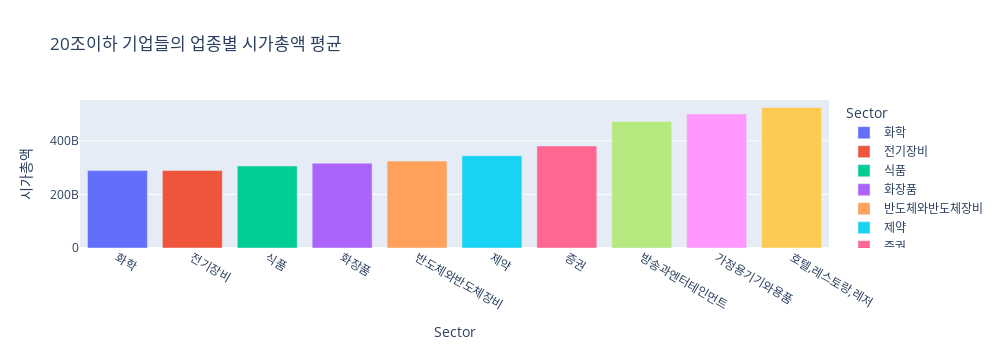
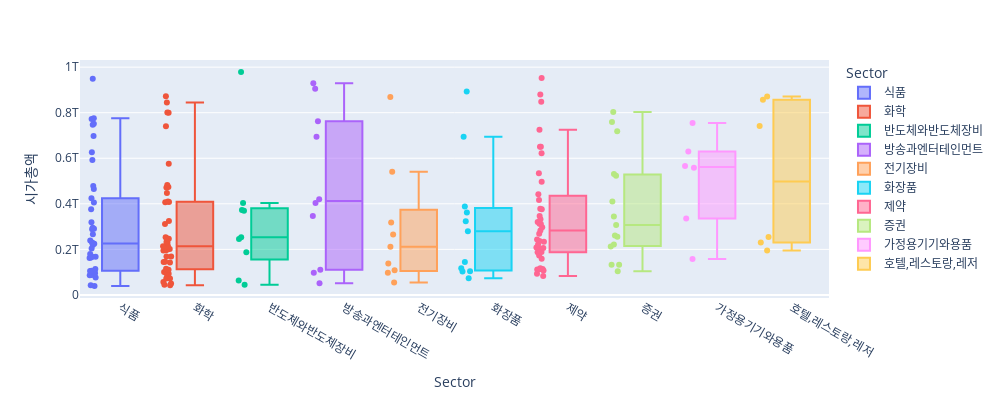

The code cell stored with these charts, in order, in its notebook:
### Code cell
#KOSPI or KOSDAQ시가총액 합과 평균
companies = marketData[marketData['시장구분'] == market].sort_values(by=['시가총액'])
hist(companies, "시가총액")
companies = companies.loc[companies['시가총액'] < 1.0*10**12] #상위 시가총액을 가진 기업 필터링 KOSPI 10**12, KOSDAQ 10**11

groupby_sum_cap = companies.groupby('Sector')['시가총액'].agg(시가총액='sum', count='count').reset_index().sort_values("시가총액")
groupby_mean_cap = companies.groupby('Sector')['시가총액'].agg(시가총액='mean', count='count').reset_index().sort_values("시가총액")
groupby_var_cap = companies.groupby('Sector')['시가총액'].agg(시가총액='var',count='count').reset_index().sort_values("시가총액")

groupby_mean_cap = groupby_mean_cap.loc[groupby_mean_cap['count'] > 5] #상위 시가총액을 가진 기업 필터링 KOSPI 10**12, KOSDAQ 10**11

sum_top10_cap = groupby_sum_cap[-10:]
mean_top10_cap = groupby_mean_cap[-10:]
var_top10_cap = groupby_mean_cap

#bar(sum_top10_cap, 'Sector', '시가총액', title='20조이하 기업들의 업종별 시가총액 합')
bar(mean_top10_cap, 'Sector', '시가총액', title='20조이하 기업들의 업종별 시가총액 평균')
#bar(var_top10_cap, 'Sector', '시가총액', title='20조이하 기업들의 업종별 시가총액 분산')


filtered = companies.loc[companies['Sector'].isin(mean_top10_cap["Sector"])]
boxplot(filtered, "Sector", "시가총액")

### Figure 1 — Plotly figure (JSON) as saved in the notebook; plotly's stock layout.template omitted (floating-point values rounded to 4 significant figures)
{"data": [{"alignmentgroup": "True", "hovertemplate": "Sector=%{x}<br>시가총액=%{y}<extra></extra>", "legendgroup": "화학", "marker": {"color": "#636efa", "pattern": {"shape": ""}}, "name": "화학", "offsetgroup": "화학", "orientation": "v", "showlegend": true, "textposition": "auto", "type": "bar", "x": ["화학"], "xaxis": "x", "y": [289100000000.0], "yaxis": "y"}, {"alignmentgroup": "True", "hovertemplate": "Sector=%{x}<br>시가총액=%{y}<extra></extra>", "legendgroup": "전기장비", "marker": {"color": "#EF553B", "pattern": {"shape": ""}}, "name": "전기장비", "offsetgroup": "전기장비", "orientation": "v", "showlegend": true, "textposition": "auto", "type": "bar", "x": ["전기장비"], "xaxis": "x", "y": [289200000000.0], "yaxis": "y"}, {"alignmentgroup": "True", "hovertemplate": "Sector=%{x}<br>시가총액=%{y}<extra></extra>", "legendgroup": "식품", "marker": {"color": "#00cc96", "pattern": {"shape": ""}}, "name": "식품", "offsetgroup": "식품", "orientation": "v", "showlegend": true, "textposition": "auto", "type": "bar", "x": ["식품"], "xaxis": "x", "y": [306400000000.0], "yaxis": "y"}, {"alignmentgroup": "True", "hovertemplate": "Sector=%{x}<br>시가총액=%{y}<extra></extra>", "legendgroup": "화장품", "marker": {"color": "#ab63fa", "pattern": {"shape": ""}}, "name": "화장품", "offsetgroup": "화장품", "orientation": "v", "showlegend": true, "textposition": "auto", "type": "bar", "x": ["화장품"], "xaxis": "x", "y": [316600000000.0], "yaxis": "y"}, {"alignmentgroup": "True", "hovertemplate": "Sector=%{x}<br>시가총액=%{y}<extra></extra>", "legendgroup": "반도체와반도체장비", "marker": {"color": "#FFA15A", "pattern": {"shape": ""}}, "name": "반도체와반도체장비", "offsetgroup": "반도체와반도체장비", "orientation": "v", "showlegend": true, "textposition": "auto", "type": "bar", "x": ["반도체와반도체장비"], "xaxis": "x", "y": [324300000000.0], "yaxis": "y"}, {"alignmentgroup": "True", "hovertemplate": "Sector=%{x}<br>시가총액=%{y}<extra></extra>", "legendgroup": "제약", "marker": {"color": "#19d3f3", "pattern": {"shape": ""}}, "name": "제약", "offsetgroup": "제약", "orientation": "v", "showlegend": true, "textposition": "auto", "type": "bar", "x": ["제약"], "xaxis": "x", "y": [344600000000.0], "yaxis": "y"}, {"alignmentgroup": "True", "hovertemplate": "Sector=%{x}<br>시가총액=%{y}<extra></extra>", "legendgroup": "증권", "marker": {"color": "#FF6692", "pattern": {"shape": ""}}, "name": "증권", "offsetgroup": "증권", "orientation": "v", "showlegend": true, "textposition": "auto", "type": "bar", "x": ["증권"], "xaxis": "x", "y": [381000000000.0], "yaxis": "y"}, {"alignmentgroup": "True", "hovertemplate": "Sector=%{x}<br>시가총액=%{y}<extra></extra>", "legendgroup": "방송과엔터테인먼트", "marker": {"color": "#B6E880", "pattern": {"shape": ""}}, "name": "방송과엔터테인먼트", "offsetgroup": "방송과엔터테인먼트", "orientation": "v", "showlegend": true, "textposition": "auto", "type": "bar", "x": ["방송과엔터테인먼트"], "xaxis": "x", "y": [472306261559], "yaxis": "y"}, {"alignmentgroup": "True", "hovertemplate": "Sector=%{x}<br>시가총액=%{y}<extra></extra>", "legendgroup": "가정용기기와용품", "marker": {"color": "#FF97FF", "pattern": {"shape": ""}}, "name": "가정용기기와용품", "offsetgroup": "가정용기기와용품", "orientation": "v", "showlegend": true, "textposition": "auto", "type": "bar", "x": ["가정용기기와용품"], "xaxis": "x", "y": [500300000000.0], "yaxis": "y"}, {"alignmentgroup": "True", "hovertemplate": "Sector=%{x}<br>시가총액=%{y}<extra></extra>", "legendgroup": "호텔,레스토랑,레저", "marker": {"color": "#FECB52", "pattern": {"shape": ""}}, "name": "호텔,레스토랑,레저", "offsetgroup": "호텔,레스토랑,레저", "orientation": "v", "showlegend": true, "textposition": "auto", "type": "bar", "x": ["호텔,레스토랑,레저"], "xaxis": "x", "y": [524800000000.0], "yaxis": "y"}], "layout": {"barmode": "relative", "height": 350, "legend": {"title": {"text": "Sector"}, "tracegroupgap": 0}, "title": {"text": "20조이하 기업들의 업종별 시가총액 평균"}, "width": 1000, "xaxis": {"anchor": "y", "categoryarray": ["화학", "전기장비", "식품", "화장품", "반도체와반도체장비", "제약", "증권", "방송과엔터테인먼트", "가정용기기와용품", "호텔,레스토랑,레저"], "categoryorder": "array", "domain": [0, 1], "title": {"text": "Sector"}}, "yaxis": {"anchor": "x", "domain": [0, 1], "title": {"text": "시가총액"}}}}

### Figure 2 — Plotly figure (JSON) as saved in the notebook; plotly's stock layout.template omitted (floating-point values rounded to 4 significant figures)
{"data": [{"alignmentgroup": "True", "boxpoints": "all", "customdata": [["한성기업"], ["동원수산"], ["우성"], ["사조오양"], ["사조씨푸드"], ["서울식품"], ["마니커"], ["보락"], ["조흥"], ["크라운해태홀딩스"], ["웰바이오텍"], ["크라운제과"], ["CJ씨푸드"], ["샘표"], ["샘표식품"], ["신라교역"], ["고려산업"], ["팜스코"], ["해태제과식품"], ["사조동아원"], ["사조산업"], ["사조대림"], ["대한제분"], ["선진"], ["남양유업"], ["대한제당"], ["대상홀딩스"], ["교촌에프앤비"], ["농심홀딩스"], ["롯데푸드"], ["HLB글로벌"], ["삼양사"], ["빙그레"], ["풀무원"], ["동원F&B"], ["삼양홀딩스"], ["SPC삼립"], ["롯데제과"], ["대상"], ["삼양식품"], ["동원산업"], ["오리온홀딩스"]], "hovertemplate": "Sector=%{x}<br>시가총액=%{y}<br>종목명=%{customdata[0]}<extra></extra>", "legendgroup": "식품", "marker": {"color": "#636efa"}, "name": "식품", "notched": false, "offsetgroup": "식품", "orientation": "v", "showlegend": true, "type": "box", "x": ["식품", "식품", "식품", "식품", "식품", "식품", "식품", "식품", "식품", "식품", "식품", "식품", "식품", "식품", "식품", "식품", "식품", "식품", "식품", "식품", "식품", "식품", "식품", "식품", "식품", "식품", "식품", "식품", "식품", "식품", "식품", "식품", "식품", "식품", "식품", "식품", "식품", "식품", "식품", "식품", "식품", "식품"], "x0": " ", "xaxis": "x", "y": [38685278450, 42815006000, 76014000000, 86500744020, 87470198440, 95562667545, 98124847260, 102429000000, 104400000000, 105267690230, 105959205880, 106327486500, 113900550410, 161619960000, 164458296000, 167200000000, 167842330250, 179966920700, 204108922220, 218774130000, 224500000000, 225904111550, 229840000000, 238985020200, 266760000000, 288822987600, 290424554760, 294793972000, 319079952000, 376016105000, 405213693570, 424914098800, 464486013150, 478412802100, 592375534000, 626048210100, 697223927200, 747547530500, 751862142500, 772134037500, 775982251000, 949078143300], "y0": " ", "yaxis": "y"}, {"alignmentgroup": "True", "boxpoints": "all", "customdata": [["이화산업"], ["진양화학"], ["WISCOM"], ["진양폴리"], ["성보화학"], ["영보화학"], ["삼영화학"], ["동방아그로"], ["진양산업"], ["조비"], ["SH에너지화학"], ["카프로"], ["대한화섬"], ["미원화학"], ["한국석유"], ["태경케미컬"], ["그린케미칼"], ["한농화성"], ["백광산업"], ["동성케미컬"], ["진양홀딩스"], ["AK홀딩스"], ["동남합성"], ["경농"], ["경인양행"], ["KPX케미칼"], ["금양"], ["삼영무역"], ["KPX홀딩스"], ["미원홀딩스"], ["테이팩스"], ["이수화학"], ["애경케미칼"], ["코오롱플라스틱"], ["국도화학"], ["코스모화학"], ["남해화학"], ["송원산업"], ["효성화학"], ["파미셀"], ["유니드"], ["TKG휴켐스"], ["대한유화"], ["미원상사"]], "hovertemplate": "Sector=%{x}<br>시가총액=%{y}<br>종목명=%{customdata[0]}<extra></extra>", "legendgroup": "화학", "marker": {"color": "#EF553B"}, "name": "화학", "notched": false, "offsetgroup": "화학", "orientation": "v", "showlegend": true, "type": "box", "x": ["화학", "화학", "화학", "화학", "화학", "화학", "화학", "화학", "화학", "화학", "화학", "화학", "화학", "화학", "화학", "화학", "화학", "화학", "화학", "화학", "화학", "화학", "화학", "화학", "화학", "화학", "화학", "화학", "화학", "화학", "화학", "화학", "화학", "화학", "화학", "화학", "화학", "화학", "화학", "화학", "화학", "화학", "화학", "화학"], "x0": " ", "xaxis": "x", "y": [42560000000, 45060000000, 50270716640, 57200000000, 71971900000, 72500000000, 83300000000, 93416578220, 96070000000, 100989048550, 110578061350, 115200000000, 142096000000, 144931761200, 145347674000, 168780000000, 168960000000, 195463025000, 196518030625, 199007360640, 201223051200, 213285732100, 213351000000, 213772196250, 228890007500, 231836000000, 246067420500, 247457103200, 253056295400, 310880000000, 325046085000, 406811365200, 407676181420, 410400000000, 447827615200, 472028370700, 473439373790, 482400000000, 575817743000, 740493032500, 800085870000, 801220324800, 845000000000, 872235000000], "y0": " ", "yaxis": "y"}, {"alignmentgroup": "True", "boxpoints": "all", "customdata": [["미래산업"], ["한국전자홀딩스"], ["디아이"], ["유니퀘스트"], ["케이씨"], ["KEC"], ["케이씨텍"], ["신성이엔지"], ["해성디에스"]], "hovertemplate": "Sector=%{x}<br>시가총액=%{y}<br>종목명=%{customdata[0]}<extra></extra>", "legendgroup": "반도체와반도체장비", "marker": {"color": "#00cc96"}, "name": "반도체와반도체장비", "notched": false, "offsetgroup": "반도체와반도체장비", "orientation": "v", "showlegend": true, "type": "box", "x": ["반도체와반도체장비", "반도체와반도체장비", "반도체와반도체장비", "반도체와반도체장비", "반도체와반도체장비", "반도체와반도체장비", "반도체와반도체장비", "반도체와반도체장비", "반도체와반도체장비"], "x0": " ", "xaxis": "x", "y": [44965270700, 63652264960, 186775935050, 245593795500, 253460622800, 369107759550, 372378774600, 403462375960, 979200000000], "y0": " ", "yaxis": "y"}, {"alignmentgroup": "True", "boxpoints": "all", "customdata": [["갤럭시아에스엠"], ["아센디오"], ["IHQ"], ["YG PLUS"], ["스카이라이프"], ["LG헬로비전"], ["콘텐트리중앙"], ["SBS"], ["CJ CGV"], ["티와이홀딩스"]], "hovertemplate": "Sector=%{x}<br>시가총액=%{y}<br>종목명=%{customdata[0]}<extra></extra>", "legendgroup": "방송과엔터테인먼트", "marker": {"color": "#ab63fa"}, "name": "방송과엔터테인먼트", "notched": false, "offsetgroup": "방송과엔터테인먼트", "orientation": "v", "showlegend": true, "type": "box", "x": ["방송과엔터테인먼트", "방송과엔터테인먼트", "방송과엔터테인먼트", "방송과엔터테인먼트", "방송과엔터테인먼트", "방송과엔터테인먼트", "방송과엔터테인먼트", "방송과엔터테인먼트", "방송과엔터테인먼트", "방송과엔터테인먼트"], "x0": " ", "xaxis": "x", "y": [51655582500, 97818673140, 111013719450, 346958872700, 404095612700, 419762008300, 694996563750, 762045298500, 905257143550, 929459141000], "y0": " ", "yaxis": "y"}, {"alignmentgroup": "True", "boxpoints": "all", "customdata": [["선도전기"], ["가온전선"], ["대원전선"], ["광명전기"], ["LS전선아시아"], ["일진전기"], ["일진홀딩스"], ["효성중공업"], ["현대일렉트릭"]], "hovertemplate": "Sector=%{x}<br>시가총액=%{y}<br>종목명=%{customdata[0]}<extra></extra>", "legendgroup": "전기장비", "marker": {"color": "#FFA15A"}, "name": "전기장비", "notched": false, "offsetgroup": "전기장비", "orientation": "v", "showlegend": true, "type": "box", "x": ["전기장비", "전기장비", "전기장비", "전기장비", "전기장비", "전기장비", "전기장비", "전기장비", "전기장비"], "x0": " ", "xaxis": "x", "y": [54000000000, 96936085100, 108306623670, 138463679925, 211924162680, 265495592400, 318291265350, 540823784000, 868735953500], "y0": " ", "yaxis": "y"}, {"alignmentgroup": "True", "boxpoints": "all", "customdata": [["제이준코스메틱"], ["토니모리"], ["한국화장품제조"], ["한국화장품"], ["에이블씨엔씨"], ["현대퓨처넷"], ["한국콜마홀딩스"], ["잇츠한불"], ["애경산업"], ["코스맥스"], ["한국콜마"]], "hovertemplate": "Sector=%{x}<br>시가총액=%{y}<br>종목명=%{customdata[0]}<extra></extra>", "legendgroup": "화장품", "marker": {"color": "#19d3f3"}, "name": "화장품", "notched": false, "offsetgroup": "화장품", "orientation": "v", "showlegend": true, "type": "box", "x": ["화장품", "화장품", "화장품", "화장품", "화장품", "화장품", "화장품", "화장품", "화장품", "화장품", "화장품"], "x0": " ", "xaxis": "x", "y": [73441566396, 103315361705, 103556200000, 117457080000, 144358671060, 279364465575, 323234910600, 361833697500, 388226044500, 694589950800, 893510079000], "y0": " ", "yaxis": "y"}, {"alignmentgroup": "True", "boxpoints": "all", "customdata": [["초록뱀헬스케어"], ["코스맥스비티아이"], ["삼일제약"], ["명문제약"], ["유유제약"], ["국제약품"], ["팜젠사이언스"], ["종근당바이오"], ["경보제약"], ["제일파마홀딩스"], ["현대약품"], ["일성신약"], ["동성제약"], ["JW생명과학"], ["삼성제약"], ["JW홀딩스"], ["에이프로젠제약"], ["한독"], ["일동홀딩스"], ["종근당홀딩스"], ["동화약품"], ["제일약품"], ["환인제약"], ["하나제약"], ["광동제약"], ["삼진제약"], ["유나이티드제약"], ["대원제약"], ["이연제약"], ["일양약품"], ["동아에스티"], ["JW중외제약"], ["부광약품"], ["영진약품"], ["동아쏘시오홀딩스"], ["보령"], ["일동제약"], ["한올바이오파마"], ["녹십자홀딩스"]], "hovertemplate": "Sector=%{x}<br>시가총액=%{y}<br>종목명=%{customdata[0]}<extra></extra>", "legendgroup": "제약", "marker": {"color": "#FF6692"}, "name": "제약", "notched": false, "offsetgroup": "제약", "orientation": "v", "showlegend": true, "type": "box", "x": ["제약", "제약", "제약", "제약", "제약", "제약", "제약", "제약", "제약", "제약", "제약", "제약", "제약", "제약", "제약", "제약", "제약", "제약", "제약", "제약", "제약", "제약", "제약", "제약", "제약", "제약", "제약", "제약", "제약", "제약", "제약", "제약", "제약", "제약", "제약", "제약", "제약", "제약", "제약"], "x0": " ", "xaxis": "x", "y": [83434410225, 93254072910, 107009847450, 112046398200, 112354928520, 114102591850, 116696889140, 159092898000, 172846597800, 186888253500, 188160000000, 203756000000, 205936653300, 208224385100, 220963239910, 233171976860, 237152649790, 243614534100, 268314300000, 283057146500, 297470155500, 311008042800, 312481176000, 319913028000, 332348195340, 346110000000, 376067629300, 377881062800, 416667057550, 441833121600, 496656258000, 534491752100, 621801678750, 650183658705, 650763582500, 724679500000, 848323970250, 880254750300, 952321252500], "y0": " ", "yaxis": "y"}, {"alignmentgroup": "True", "boxpoints": "all", "customdata": [["상상인증권"], ["유화증권"], ["한양증권"], ["DB금융투자"], ["부국증권"], ["유진투자증권"], ["다올투자증권"], ["현대차증권"], ["SK증권"], ["교보증권"], ["신영증권"], ["유안타증권"], ["한화투자증권"], ["대신증권"], ["다우기술"]], "hovertemplate": "Sector=%{x}<br>시가총액=%{y}<br>종목명=%{customdata[0]}<extra></extra>", "legendgroup": "증권", "marker": {"color": "#B6E880"}, "name": "증권", "notched": false, "offsetgroup": "증권", "orientation": "v", "showlegend": true, "type": "box", "x": ["증권", "증권", "증권", "증권", "증권", "증권", "증권", "증권", "증권", "증권", "증권", "증권", "증권", "증권", "증권"], "x0": " ", "xaxis": "x", "y": [103786960960, 132116626950, 132376753600, 213080872780, 220878571800, 255727343520, 260556877440, 306977600160, 344045644488, 410548429600, 523752024600, 530926892160, 718735046250, 759062330000, 803112444300], "y0": " ", "yaxis": "y"}, {"alignmentgroup": "True", "boxpoints": "all", "customdata": [["신일전자"], ["NPC"], ["쿠쿠홀딩스"], ["경동나비엔"], ["쿠쿠홈시스"], ["현대그린푸드"]], "hovertemplate": "Sector=%{x}<br>시가총액=%{y}<br>종목명=%{customdata[0]}<extra></extra>", "legendgroup": "가정용기기와용품", "marker": {"color": "#FF97FF"}, "name": "가정용기기와용품", "notched": false, "offsetgroup": "가정용기기와용품", "orientation": "v", "showlegend": true, "type": "box", "x": ["가정용기기와용품", "가정용기기와용품", "가정용기기와용품", "가정용기기와용품", "가정용기기와용품", "가정용기기와용품"], "x0": " ", "xaxis": "x", "y": [157370259015, 335620800000, 558326304500, 565989799200, 629367106500, 755255645860], "y0": " ", "yaxis": "y"}, {"alignmentgroup": "True", "boxpoints": "all", "customdata": [["용평리조트"], ["신세계푸드"], ["이월드"], ["하나투어"], ["GKL"], ["롯데관광개발"]], "hovertemplate": "Sector=%{x}<br>시가총액=%{y}<br>종목명=%{customdata[0]}<extra></extra>", "legendgroup": "호텔,레스토랑,레저", "marker": {"color": "#FECB52"}, "name": "호텔,레스토랑,레저", "notched": false, "offsetgroup": "호텔,레스토랑,레저", "orientation": "v", "showlegend": true, "type": "box", "x": ["호텔,레스토랑,레저", "호텔,레스토랑,레저", "호텔,레스토랑,레저", "호텔,레스토랑,레저", "호텔,레스토랑,레저", "호텔,레스토랑,레저"], "x0": " ", "xaxis": "x", "y": [194939998650, 229638064000, 254542116435, 741564642000, 856701029500, 871608444550], "y0": " ", "yaxis": "y"}], "layout": {"boxmode": "overlay", "height": 400, "legend": {"title": {"text": "Sector"}, "tracegroupgap": 0}, "margin": {"t": 60}, "width": 1000, "xaxis": {"anchor": "y", "categoryarray": ["식품", "화학", "반도체와반도체장비", "방송과엔터테인먼트", "전기장비", "화장품", "제약", "증권", "가정용기기와용품", "호텔,레스토랑,레저"], "categoryorder": "array", "domain": [0, 1], "title": {"text": "Sector"}}, "yaxis": {"anchor": "x", "domain": [0, 1], "title": {"text": "시가총액"}}}}
